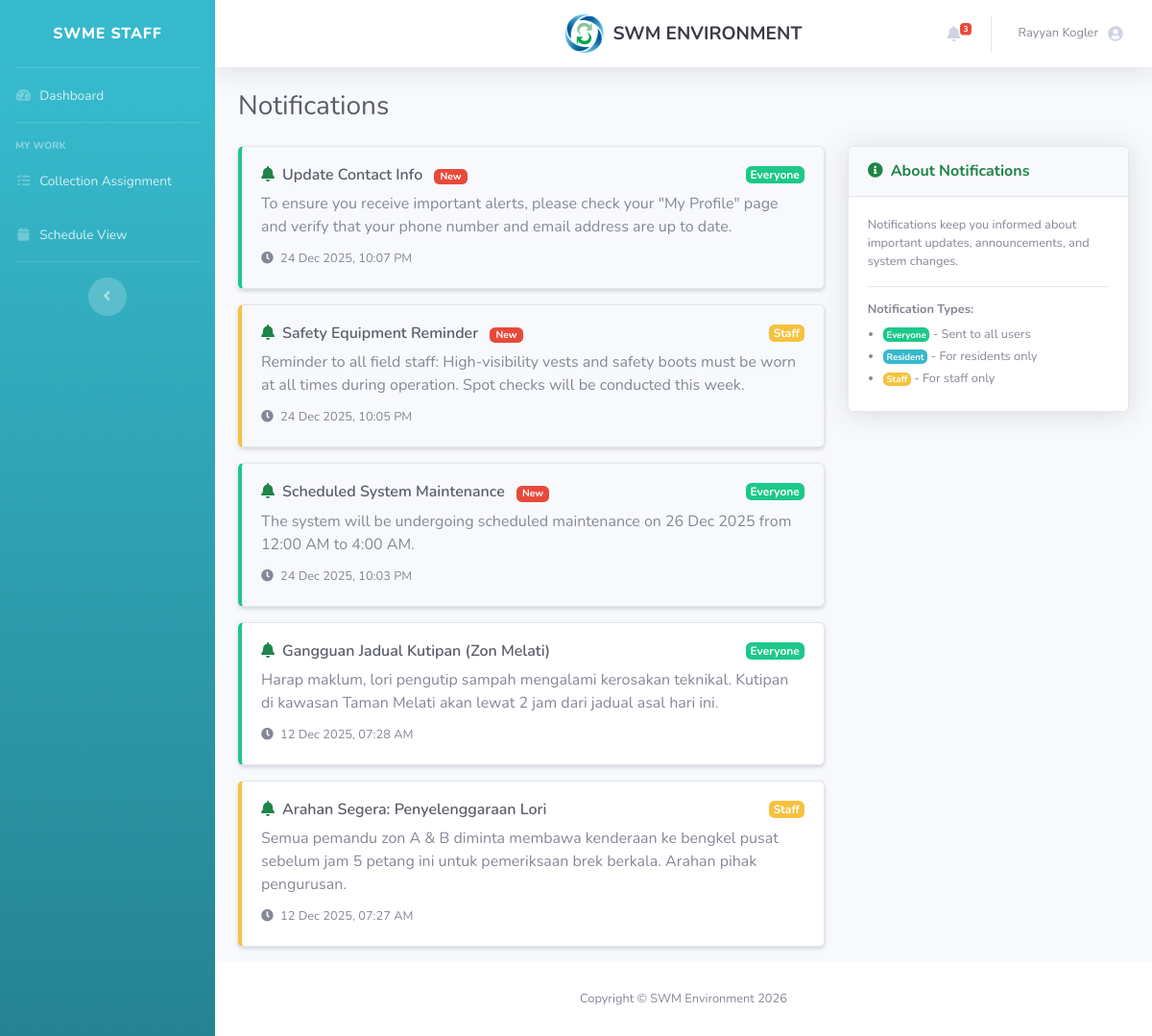
The page /notification_view.php (signed in) on the database its author committed.
### tables this page shows
CREATE TABLE `notifications` (
  `notification_id` int(11) NOT NULL,
  `title` varchar(255) NOT NULL,
  `message` text NOT NULL,
  `target_role` varchar(50) NOT NULL,
  `time_created` datetime DEFAULT current_timestamp()
);

### public/notification_view.php (the view, shortened to what this page needs)
<?php
require_once '../includes/db.php';
$userRole = strtolower($_SESSION['role'] ?? '');
$currentUserId = null;
if ($userRole === 'admin' && isset($_SESSION['work_id'])) {
    $isLoggedIn = true;
    $userName = $_SESSION['name'] ?? 'Administrator';
    $templateFile = '../includes/admin_template.php';
    $currentPage = 'notification';
    $currentUserId = $_SESSION['work_id'];
} elseif ($userRole === 'staff' && isset($_SESSION['work_id'])) {
    $templateFile = '../includes/staff/staff_template.php';
    $currentPage = 'notifications';
    $currentUserId = $_SESSION['work_id'];
} elseif ($userRole === 'resident' && isset($_SESSION['user_id'])) {
    $isLoggedIn = true;
    $userName = $_SESSION['name'] ?? 'Resident';
    $templateFile = null;
    $currentPage = 'notifications';
    $currentUserId = $_SESSION['user_id'];
} else {
    header('Location: login.php');
    exit();
}
$conn->query("
    CREATE TABLE IF NOT EXISTS notification_tracking (
        id INT AUTO_INCREMENT PRIMARY KEY,
        user_id VARCHAR(50) NOT NULL UNIQUE,
        last_check TIMESTAMP DEFAULT CURRENT_TIMESTAMP
    )
");
$uniqueUserId = strtoupper(substr($userRole, 0, 3)) . '_' . $currentUserId;
$lastCheckTime = null;
$checkStmt = $conn->prepare("SELECT last_check FROM notification_tracking WHERE user_id = ?");
$checkStmt->bind_param('s', $uniqueUserId);
$checkStmt->execute();
$checkResult = $checkStmt->get_result();
if ($checkRow = $checkResult->fetch_assoc()) {
    $lastCheckTime = $checkRow['last_check'];
}
$roleForQuery = ucfirst($userRole);
$stmt = $conn->prepare("
    SELECT title, message, target_role, time_created
    FROM notifications
    WHERE target_role = ? OR target_role = 'All'
    ORDER BY time_created DESC
");
$stmt->bind_param('s', $roleForQuery);
$stmt->execute();
$notifications = $stmt->get_result();
if ($templateFile) {
    ?>
    <div class="d-sm-flex align-items-center justify-content-between mb-4">
        <h1 class="h3 mb-0 text-gray-800">Notifications</h1>
    </div>
    <div class="row">
        <div class="col-lg-8">
            <?php if ($notifications && $notifications->num_rows > 0): ?>
                <?php while ($notification = $notifications->fetch_assoc()):
                    $targetClass = 'notification-' . strtolower($notification['target_role']);
                    $isUnread = strtotime($notification['time_created']) > strtotime($lastCheckTime);
                    $unreadClass = $isUnread ? ' unread' : '';
                ?>
                    <div class="card shadow-sm mb-3 notification-card <?php echo $targetClass . $unreadClass; ?>">
                        <div class="card-body">
                            <div class="d-flex justify-content-between align-items-start mb-2">
                                <h6 class="notification-title mb-0">
                                    <i class="fas fa-bell mr-2 text-primary"></i><?php echo htmlspecialchars($notification['title'] ?? 'System Notification'); ?>
                                    <?php if ($isUnread): ?>
                                        <span class="badge badge-danger badge-new">New</span>
                                    <?php endif; ?>
                                </h6>
                                <span class="badge badge-<?php
                                    echo $notification['target_role'] === 'All' ? 'success' :
                                        ($notification['target_role'] === 'Resident' ? 'info' :
                                        ($notification['target_role'] === 'Staff' ? 'warning' : 'danger'));
                                ?>">
                                    <?php echo $notification['target_role'] === 'All' ? 'Everyone' : htmlspecialchars($notification['target_role']); ?>
                                </span>
                            </div>
                            <p class="card-text mb-2"><?php echo nl2br(htmlspecialchars($notification['message'])); ?></p>
                            <small class="notification-time text-muted">
                                <i class="fas fa-clock mr-1"></i>
                                <?php echo date('d M Y, h:i A', strtotime($notification['time_created'])); ?>
                            </small>
                        </div>
                    </div>
                <?php endwhile; ?>
            <?php endif; ?>
        </div>
        <div class="col-lg-4">
            <div class="card shadow mb-4">
                <div class="card-header py-3">
                    <h6 class="m-0 font-weight-bold text-primary">
                        <i class="fas fa-info-circle mr-2"></i>About Notifications
                    </h6>
                </div>
                <div class="card-body">
                    <p class="small text-muted mb-3">
                        Notifications keep you informed about important updates, announcements, and system changes.
                    </p>
                    <hr>
                    <h6 class="font-weight-bold small">Notification Types:</h6>
                    <ul class="small text-muted mb-0 pl-3">
                        <li class="mb-1"><span class="badge badge-success">Everyone</span> - Sent to all users</li>
                        <li class="mb-1"><span class="badge badge-info">Resident</span> - For residents only</li>
                        <li class="mb-1"><span class="badge badge-warning">Staff</span> - For staff only</li>
                    </ul>
                </div>
            </div>
        </div>
    </div>
    <?php
    $pageContent = ob_get_clean();
    require_once $templateFile;
} ?>

### includes/staff/staff_template.php (shortened to what this page needs)
<!DOCTYPE html>
<html lang="en">
<head>
    <link href="vendor/fontawesome-free/css/all.min.css" rel="stylesheet" type="text/css">
    <link href="css/sb-admin-2.min.css" rel="stylesheet">
    <link href="css/swm-custom.css" rel="stylesheet">
</head>
<body id="page-top">
    <div id="wrapper">
        <?php require_once '../includes/staff/staff_sidebar.php'; ?>
        <div id="content-wrapper" class="d-flex flex-column">
            <div id="content">
                <?php require_once '../includes/staff/staff_topbar.php'; ?>
                <div class="container-fluid">
                    <?php echo $pageContent; ?>
                </div>
            </div>
            <footer class="sticky-footer bg-white">
                <div class="container my-auto">
                    <div class="copyright text-center my-auto">
                        <span>Copyright &copy; SWM Environment <?php echo date('Y'); ?></span>
                    </div>
                </div>
            </footer>
        </div>
    </div>
</body>
</html>

### includes/staff/staff_sidebar.php (shortened to what this page needs)
<ul class="navbar-nav bg-gradient-info sidebar sidebar-dark accordion" id="accordionSidebar">
    <a class="sidebar-brand d-flex align-items-center justify-content-center" href="staff_dashboard.php">
        <div class="sidebar-brand-text mx-3" style="font-family: 'Nunito', sans-serif;">SWME Staff</div>
    </a>
    <hr class="sidebar-divider my-0">
    <li class="nav-item <?php echo $currentPage === 'dashboard' ? 'active' : ''; ?>">
        <a class="nav-link" href="staff_dashboard.php">
            <i class="fas fa-fw fa-tachometer-alt"></i>
            <span>Dashboard</span>
        </a>
    </li>
    <hr class="sidebar-divider">
    <div class="sidebar-heading">
        My Work
    </div>
    <li class="nav-item <?php echo $currentPage === 'assignment' ? 'active' : ''; ?>">
        <a class="nav-link" href="staff_collection_assignment.php">
            <i class="fas fa-fw fa-tasks"></i>
            <span>Collection Assignment</span>
        </a>
    </li>
    <li class="nav-item <?php echo $currentPage === 'schedule-view' ? 'active' : ''; ?>">
        <a class="nav-link" href="staff_schedule_view.php">
            <i class="fas fa-fw fa-calendar"></i>
            <span>Schedule View</span>
        </a>
    </li>
    <hr class="sidebar-divider d-none d-md-block">
    <div class="text-center d-none d-md-inline">
        <button class="rounded-circle border-0" id="sidebarToggle"></button>
    </div>
</ul>

### includes/staff/staff_topbar.php (shortened to what this page needs)
<nav class="navbar navbar-expand navbar-light bg-white topbar mb-4 static-top shadow">
    <div class="topbar-logo-container">
        <img src="../assets/swme logo.png" alt="SWM Logo">
        <span class="logo-text">SWM ENVIRONMENT</span>
    </div>
    <ul class="navbar-nav ml-auto">
        <?php
        $notifCount = 0;
        $currentRole = $_SESSION['role'] ?? 'staff';
        $roleForQuery = ucfirst($currentRole);
        $uniqueUserId = strtoupper(substr($currentRole, 0, 3)) . '_' . ($_SESSION['work_id'] ?? 0);
        $lastCheckTime = '2000-01-01 00:00:00';
        $trackStmt = $conn->prepare("SELECT last_check FROM notification_tracking WHERE user_id = ?");
        if ($trackStmt) {
            $trackStmt->bind_param("s", $uniqueUserId);
            $trackStmt->execute();
            $trackResult = $trackStmt->get_result()->fetch_assoc();
            if ($trackResult) {
                $lastCheckTime = $trackResult['last_check'];
            }
        }
        $notifStmt = $conn->prepare("SELECT COUNT(*) as count FROM notifications WHERE (target_role = ? OR target_role = 'All') AND time_created > ?");
        if ($notifStmt) {
            $notifStmt->bind_param("ss", $roleForQuery, $lastCheckTime);
            $notifStmt->execute();
            $notifResult = $notifStmt->get_result()->fetch_assoc();
            $notifCount = $notifResult['count'] ?? 0;
        }
        ?>
        <li class="nav-item no-arrow">
            <a class="nav-link" href="notification_view.php" title="Notifications">
                <i class="fas fa-bell fa-fw"></i>
                <?php if ($notifCount > 0): ?>
                    <span class="badge badge-danger badge-counter"><?php echo $notifCount > 3 ? '3+' : $notifCount; ?></span>
                <?php endif; ?>
            </a>
        </li>
        <li class="nav-item dropdown no-arrow">
            <a class="nav-link dropdown-toggle" href="#" id="userDropdown" role="button"
                data-toggle="dropdown" aria-haspopup="true" aria-expanded="false">
                <span class="mr-2 d-none d-lg-inline text-gray-600 small">
                    <?php echo htmlspecialchars($_SESSION['name'] ?? 'Staff'); ?>
                </span>
                <i class="fas fa-user-circle fa-fw"></i>
            </a>
        </li>
    </ul>
</nav>

### public/css/swm-custom.css (style rules this page uses)
:root { --swm-primary: #1e8449; --swm-primary-dark: #196f3d; --swm-primary-light: #27ae60; }
.text-primary { color: var(--swm-primary) !important; }
.topbar-logo-container { position: absolute; left: 50%; transform: translateX(-50%); display: flex; align-items: center; pointer-events: none; }
.topbar-logo-container img { height: 40px; width: auto; margin-right: 10px; pointer-events: auto; }
.topbar-logo-container .logo-text { font-size: 1.2rem; font-weight: bold; color: #3a3b45; pointer-events: auto; }
@media (min-width: 768px) { .topbar .navbar-nav { position: relative; z-index: 2; } }
.topbar .navbar-nav.ml-auto { position: relative; z-index: 1050 !important; }
.card { transition: transform 0.2s ease-in-out; }
.topbar { z-index: 100 !important; }

### public/notification_view.php (style rules this page uses)
.notification-card { border-left: 4px solid #4e73df; transition: transform 0.1s ease-in-out; }
.notification-card.notification-all { border-left-color: #1cc88a; }
.notification-card.notification-staff { border-left-color: #f6c23e; }
.notification-card.unread { background-color: #f8f9fc; }
.notification-time { font-size: 0.8rem; }
.notification-title { font-weight: 600; color: #5a5c69; }
.badge-new { font-size: 0.65rem; padding: 3px 6px; margin-left: 8px; animation: pulse 1.5s infinite; }

### rows shown on the page
notifications: title "Update Contact Info", shows "New", target_role "Everyone", message "To ensure you receive important alerts, please check your \"My Profile\" page and verify that your phone number and email address are up to date.", time_created "24 Dec 2025, 10:07 PM"
notifications: title "Safety Equipment Reminder", shows "New", target_role "Staff", message "Reminder to all field staff: High-visibility vests and safety boots must be worn at all times during operation. Spot checks will be conducted this week.", time_created "24 Dec 2025, 10:05 PM"
notifications: title "Scheduled System Maintenance", shows "New", target_role "Everyone", message "The system will be undergoing scheduled maintenance on 26 Dec 2025 from 12:00 AM to 4:00 AM.", time_created "24 Dec 2025, 10:03 PM"
notifications: title "Gangguan Jadual Kutipan (Zon Melati)", target_role "Everyone", message "Harap maklum, lori pengutip sampah mengalami kerosakan teknikal. Kutipan di kawasan Taman Melati akan lewat 2 jam dari jadual asal hari ini.", time_created "12 Dec 2025, 07:28 AM"
notifications: title "Arahan Segera: Penyelenggaraan Lori", target_role "Staff", message "Semua pemandu zon A & B diminta membawa kenderaan ke bengkel pusat sebelum jam 5 petang ini untuk pemeriksaan brek berkala. Arahan pihak pengurusan.", time_created "12 Dec 2025, 07:27 AM"

### other values the page prints
$notifCount "3"
$_SESSION['name'] "Rayyan Kogler"
